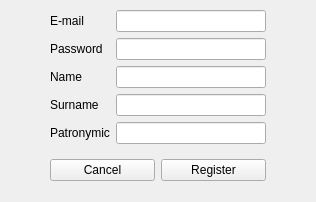
<?xml version="1.0" encoding="UTF-8"?>
<ui version="4.0">
 <class>Registration</class>
 <widget class="QWidget" name="Registration">
  <property name="geometry">
   <rect>
    <x>0</x>
    <y>0</y>
    <width>316</width>
    <height>202</height>
   </rect>
  </property>
  <property name="minimumSize">
   <size>
    <width>316</width>
    <height>202</height>
   </size>
  </property>
  <property name="maximumSize">
   <size>
    <width>316</width>
    <height>202</height>
   </size>
  </property>
  <property name="windowTitle">
   <string>Registration</string>
  </property>
  <widget class="QWidget" name="layoutWidget">
   <property name="geometry">
    <rect>
     <x>50</x>
     <y>10</y>
     <width>216</width>
     <height>171</height>
    </rect>
   </property>
   <layout class="QGridLayout" name="gridLayout_2">
    <item row="0" column="0">
     <layout class="QGridLayout" name="gridLayout">
      <item row="1" column="1">
       <widget class="QPushButton" name="Register">
        <property name="text">
         <string>Register</string>
        </property>
       </widget>
      </item>
      <item row="1" column="0">
       <widget class="QPushButton" name="Cancel">
        <property name="text">
         <string>Cancel</string>
        </property>
       </widget>
      </item>
      <item row="0" column="0" colspan="2">
       <layout class="QFormLayout" name="formLayout">
        <item row="0" column="0">
         <widget class="QLabel" name="label">
          <property name="text">
           <string>E-mail</string>
          </property>
         </widget>
        </item>
        <item row="0" column="1">
         <widget class="QLineEdit" name="Email"/>
        </item>
        <item row="1" column="0">
         <widget class="QLabel" name="label_2">
          <property name="text">
           <string>Password</string>
          </property>
         </widget>
        </item>
        <item row="1" column="1">
         <widget class="QLineEdit" name="Pass">
          <property name="echoMode">
           <enum>QLineEdit::PasswordEchoOnEdit</enum>
          </property>
         </widget>
        </item>
        <item row="2" column="0">
         <widget class="QLabel" name="label_3">
          <property name="text">
           <string>Name</string>
          </property>
         </widget>
        </item>
        <item row="2" column="1">
         <widget class="QLineEdit" name="Name"/>
        </item>
        <item row="3" column="0">
         <widget class="QLabel" name="label_4">
          <property name="text">
           <string>Surname</string>
          </property>
         </widget>
        </item>
        <item row="3" column="1">
         <widget class="QLineEdit" name="Surname"/>
        </item>
        <item row="4" column="0">
         <widget class="QLabel" name="label_5">
          <property name="text">
           <string>Patronymic</string>
          </property>
         </widget>
        </item>
        <item row="4" column="1">
         <widget class="QLineEdit" name="Patronyic"/>
        </item>
       </layout>
      </item>
     </layout>
    </item>
   </layout>
  </widget>
 </widget>
 <resources/>
 <connections/>
</ui>
